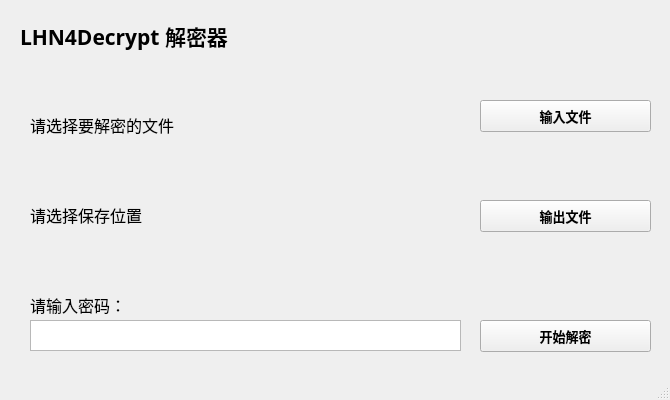
<?xml version="1.0" encoding="UTF-8"?>
<ui version="4.0">
 <class>MainWindow</class>
 <widget class="QMainWindow" name="MainWindow">
  <property name="geometry">
   <rect>
    <x>0</x>
    <y>0</y>
    <width>670</width>
    <height>400</height>
   </rect>
  </property>
  <property name="windowTitle">
   <string>LHN4Decrypt 1.1.5</string>
  </property>
  <widget class="QWidget" name="centralwidget">
   <widget class="QPushButton" name="inputBtn">
    <property name="geometry">
     <rect>
      <x>480</x>
      <y>100</y>
      <width>171</width>
      <height>32</height>
     </rect>
    </property>
    <property name="font">
     <font>
      <family>DengXian</family>
      <pointsize>10</pointsize>
      <weight>75</weight>
      <bold>true</bold>
     </font>
    </property>
    <property name="text">
     <string>输入文件</string>
    </property>
   </widget>
   <widget class="QPushButton" name="outputBtn">
    <property name="geometry">
     <rect>
      <x>480</x>
      <y>200</y>
      <width>171</width>
      <height>32</height>
     </rect>
    </property>
    <property name="font">
     <font>
      <family>DengXian</family>
      <pointsize>10</pointsize>
      <weight>75</weight>
      <bold>true</bold>
     </font>
    </property>
    <property name="text">
     <string>输出文件</string>
    </property>
   </widget>
   <widget class="QLabel" name="inputLabel">
    <property name="geometry">
     <rect>
      <x>30</x>
      <y>110</y>
      <width>431</width>
      <height>30</height>
     </rect>
    </property>
    <property name="font">
     <font>
      <family>DengXian</family>
      <pointsize>12</pointsize>
     </font>
    </property>
    <property name="text">
     <string>请选择要解密的文件</string>
    </property>
   </widget>
   <widget class="QLabel" name="outputLabel">
    <property name="geometry">
     <rect>
      <x>30</x>
      <y>200</y>
      <width>431</width>
      <height>30</height>
     </rect>
    </property>
    <property name="font">
     <font>
      <family>DengXian</family>
      <pointsize>12</pointsize>
     </font>
    </property>
    <property name="text">
     <string>请选择保存位置</string>
    </property>
   </widget>
   <widget class="QPushButton" name="startBtn">
    <property name="geometry">
     <rect>
      <x>480</x>
      <y>320</y>
      <width>171</width>
      <height>32</height>
     </rect>
    </property>
    <property name="font">
     <font>
      <family>DengXian</family>
      <pointsize>10</pointsize>
      <weight>75</weight>
      <bold>true</bold>
     </font>
    </property>
    <property name="text">
     <string>开始解密</string>
    </property>
   </widget>
   <widget class="QPlainTextEdit" name="plainTextEdit">
    <property name="geometry">
     <rect>
      <x>30</x>
      <y>320</y>
      <width>431</width>
      <height>31</height>
     </rect>
    </property>
   </widget>
   <widget class="QLabel" name="pwdLabel">
    <property name="geometry">
     <rect>
      <x>30</x>
      <y>290</y>
      <width>431</width>
      <height>30</height>
     </rect>
    </property>
    <property name="font">
     <font>
      <family>DengXian</family>
      <pointsize>12</pointsize>
     </font>
    </property>
    <property name="text">
     <string>请输入密码：</string>
    </property>
   </widget>
   <widget class="QLabel" name="label">
    <property name="geometry">
     <rect>
      <x>20</x>
      <y>10</y>
      <width>581</width>
      <height>51</height>
     </rect>
    </property>
    <property name="font">
     <font>
      <family>DengXian</family>
      <pointsize>16</pointsize>
      <weight>75</weight>
      <bold>true</bold>
     </font>
    </property>
    <property name="text">
     <string>LHN4Decrypt 解密器</string>
    </property>
   </widget>
  </widget>
  <widget class="QStatusBar" name="statusbar"/>
 </widget>
 <resources/>
 <connections/>
</ui>
